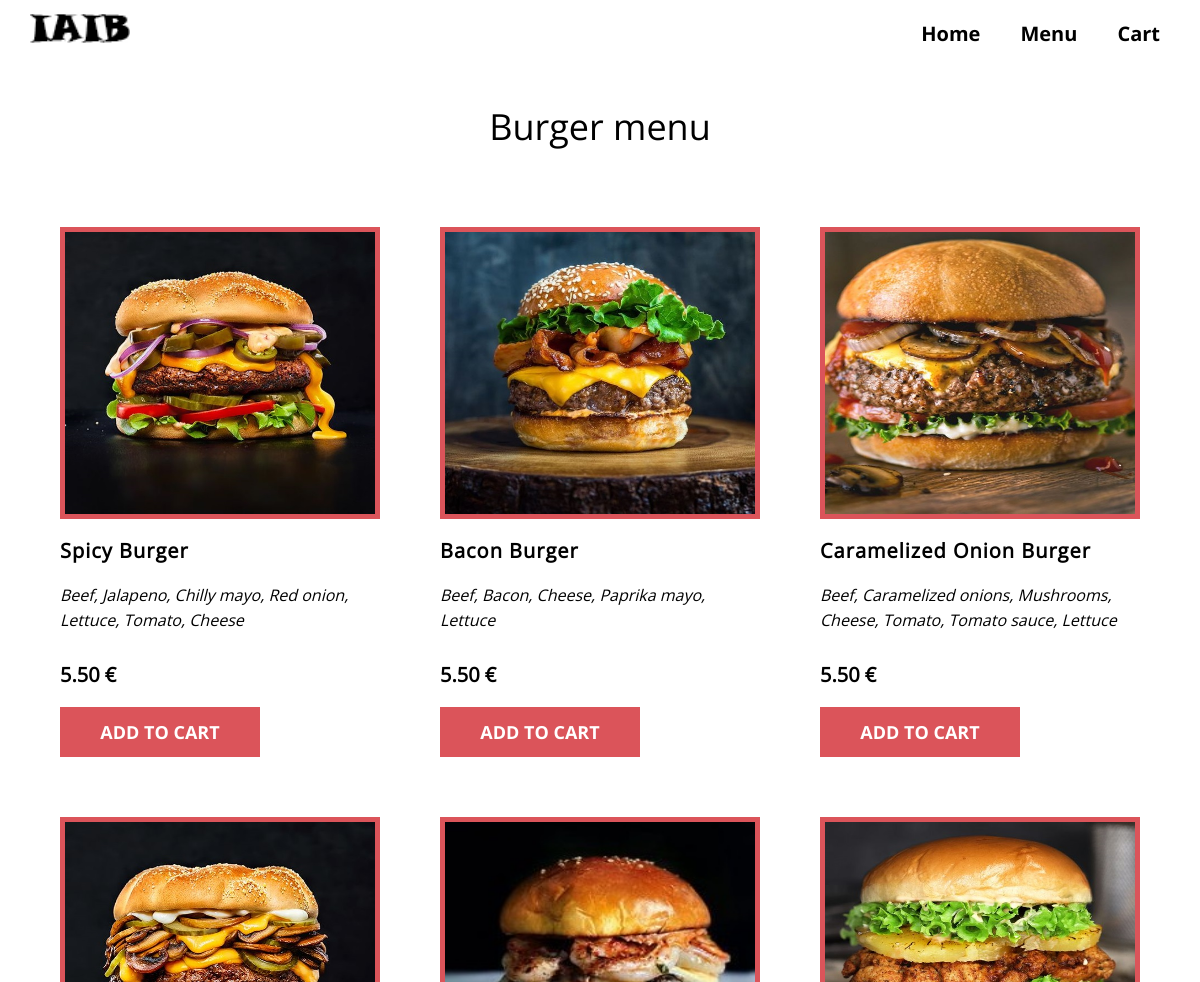
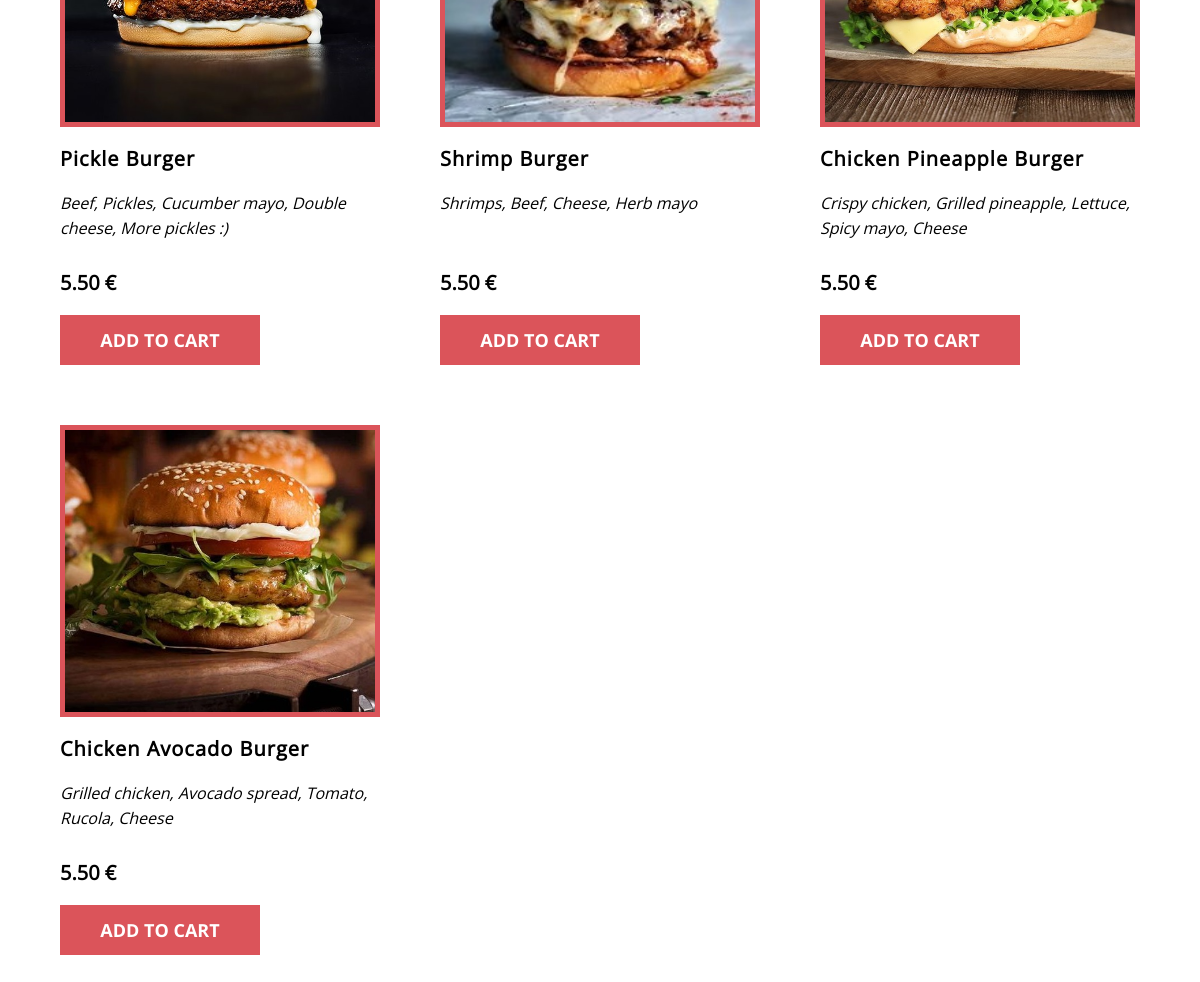
The page /menu/burger/ on the database its author committed (2 pictures, top to bottom).
### pizza/models.py (models this page shows, shortened)
class Product(models.Model):
    name = models.CharField(max_length=100)
    price = models.DecimalField(max_digits=10, decimal_places=2)
    ingredients = models.TextField(max_length=500, blank=True, null=True)
    ml = models.SmallIntegerField(blank=True, null=True)
    image = models.ImageField(upload_to="product_images/")
    available = models.BooleanField(default=True)
    category = models.ForeignKey(Category, on_delete=models.PROTECT, null=True)
    class Meta:
        ordering = ['id']

### pizza/views.py (the view)
# urls.py: path('menu/burger/', burger_menu, name='burger'),
def burger_menu(request):
    menu = [product for product in Product.objects.all() if product.category_id == 2]
    return render(request, 'pizza/menu/burger.html', {'menu': menu, 'title': 'Burger menu'})

### cart/context_processors.py (called while the page is built)
def cart(request):
    return {'cart': Cart(request)}

### pizza/templates/pizza/menu/burger.html (shortened to what this page needs)
<!DOCTYPE html>
{% load static %}
<html lang="en">
<head>
    <link type="text/css" rel="stylesheet" href="{% static 'pizza/menu/css/style.css' %}" />
    <link type="text/css" rel="stylesheet" href="{% static 'pizza/navbar/css/style.css' %}" />
</head>
<body>
    <div class="wrapper">
        {% include "pizza/navbar.html" %}
        <div class="container">
            <div class="header">{{ title }}</div>
        </div>
        <div class="menu">
            <div class="menu_container container">
                <div class="menu_content">
                    {% for p in menu %}
                    {% if p.available %}
                    <div class="menu_item">
                        <div class="menu_item_img">
                            <img src="{{ p.image.url }}" alt="pizza">
                        </div>
                        <div class="menu_item_title">{{ p.name }}</div>
                        <div class="menu_item_description"><i>{{ p.ingredients }}</i></div>
                        <div class="menu_item_price">{{ p.price }} €</div>
                        <form action="{% url 'cart:cart_add' p.id %}" method="post">
                            <button type="submit" class="menu_button">ADD TO CART</button>
                        </form>
                    </div>
                    {% endif %}
                    {% endfor %}
                </div>
            </div>
        </div>
    </div>
</body>
</html>

### pizza/static/pizza/menu/css/style.css (style rules this page uses)
* { padding: 0; margin: 0; border: 0; }
*, *:before, *:after { box-sizing: border-box; }
html, body { height: 100%; width: 100%; font-size: 100%; line-height: 1; font-size: 14px; -ms-text-size-adjust: 100%; -moz-text-size-adjust: 100%; -webkit-text-size-adjust: 100%; }
input, button, textarea { font-family: inherit; }
button { cursor: pointer; }
img { vertical-align: top; }
body { font-family: Roboto-Regular; color: #000; }
.wrapper { min-height: 100%; overflow: hidden; display: flex; flex-direction: column; }
.container { max-width: 1140px; margin: 0 auto; box-sizing: content-box; padding: 0px 5px; }
.menu_button { cursor: pointer; display: flex; color: white; font-size: 18px; font-family: OpenSans-Bold; font-weight: 700; line-height: 200%; height: 50px; background: #db545a; justify-content: center; align-items: center; width: 200px; transition: all 0.3s ease 0s; }
.header { margin: 50px 0px; text-align: center; font-size: 36px; line-height: 110%; }
.menu_content { display: flex; flex-wrap: wrap; margin-bottom: 20px; }
.menu_item { position: relative; max-width: 33%; padding: 30px; min-height: 560px; display: table; margin-bottom: 30px; }
.menu_item img { width: 320px; height: 292px; border: 5px solid #db545a; }
.menu_item_title { margin: 20px 0px; font-size: 20px; line-height: 120%; letter-spacing: 1px; font-weight: 700; }
.menu_item_description { font-family: OpenSans-Regular; line-height: 160%; font-size: 16px; }
.menu_item_price { position: absolute; bottom: 50px; font-size: 20px; line-height: 120%; font-weight: 700; margin: 20px 0px; }
.menu_button { position: absolute; bottom: 0; }

### pizza/static/pizza/navbar/css/style.css (style rules this page uses)
body { font-family: OpenSans-Regular; color: #000; }
.container { max-width: 1140px; margin: 0 auto; box-sizing: content-box; padding: 0px 5px; }

### rows shown on the page
Product: image (picture), name "Spicy Burger", ingredients "Beef, Jalapeno, Chilly mayo, Red onion, Lettuce, Tomato, Cheese", price "5.50"
Product: image (picture), name "Bacon Burger", ingredients "Beef, Bacon, Cheese, Paprika mayo, Lettuce", price "5.50"
Product: image (picture), name "Caramelized Onion Burger", ingredients "Beef, Caramelized onions, Mushrooms, Cheese, Tomato, Tomato sauce, Lettuce", price "5.50"
Product: image (picture), name "Pickle Burger", ingredients "Beef, Pickles, Cucumber mayo, Double cheese, More pickles :)", price "5.50"
Product: image (picture), name "Shrimp Burger", ingredients "Shrimps, Beef, Cheese, Herb mayo", price "5.50"
Product: image (picture), name "Chicken Pineapple Burger", ingredients "Crispy chicken, Grilled pineapple, Lettuce, Spicy mayo, Cheese", price "5.50"
Product: image (picture), name "Chicken Avocado Burger", ingredients "Grilled chicken, Avocado spread, Tomato, Rucola, Cheese", price "5.50"

### other values the page prints
{{ title }} "Burger menu"
